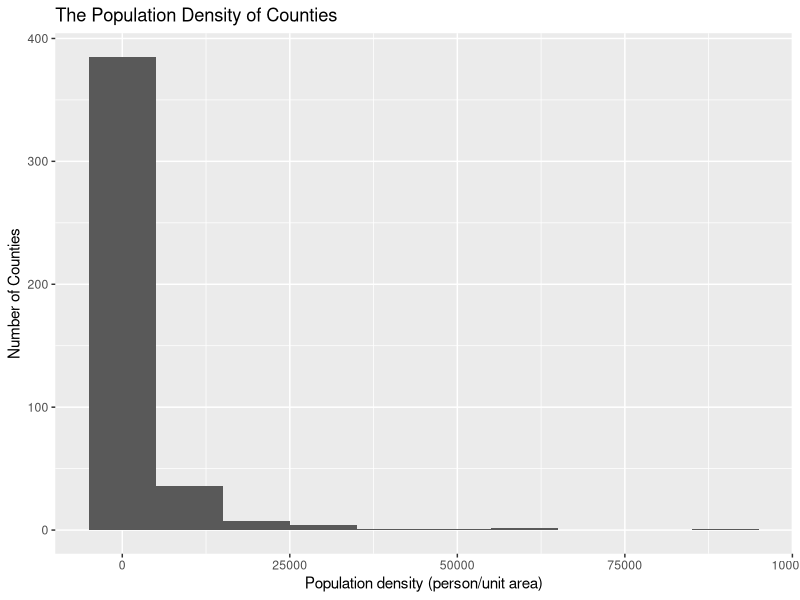
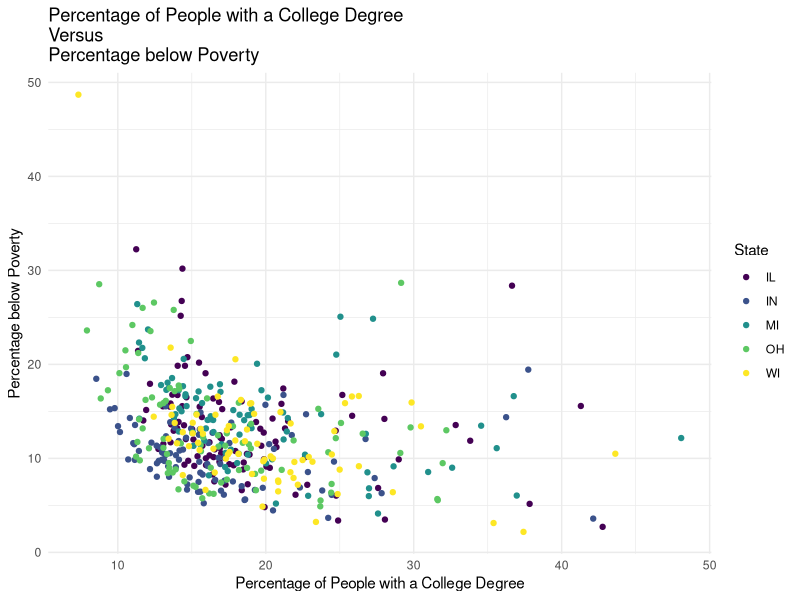
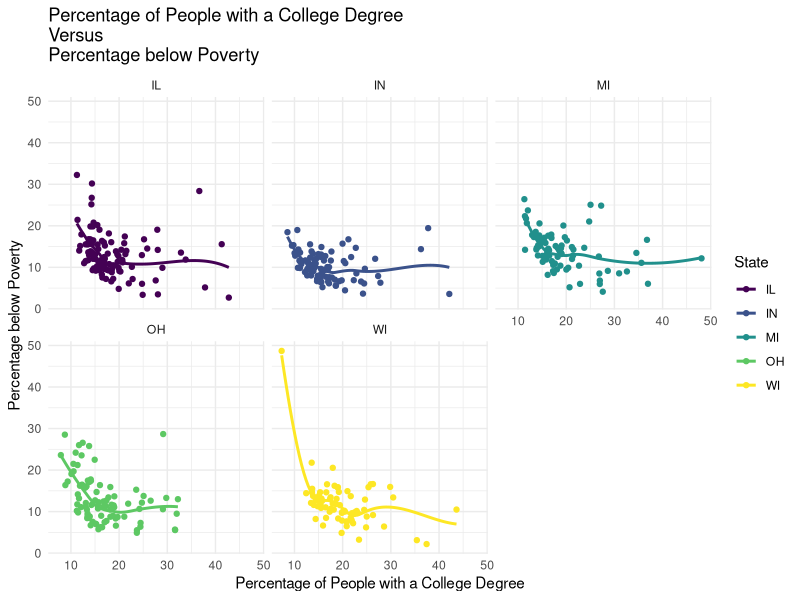
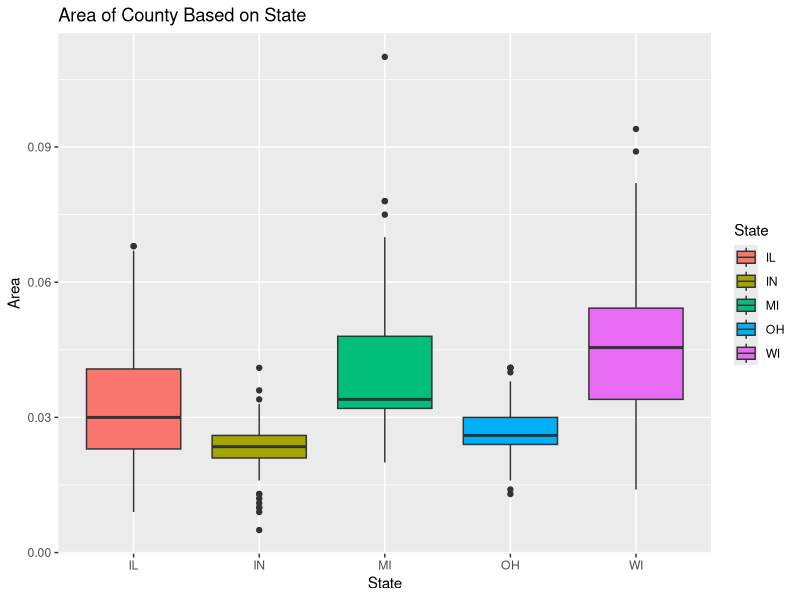
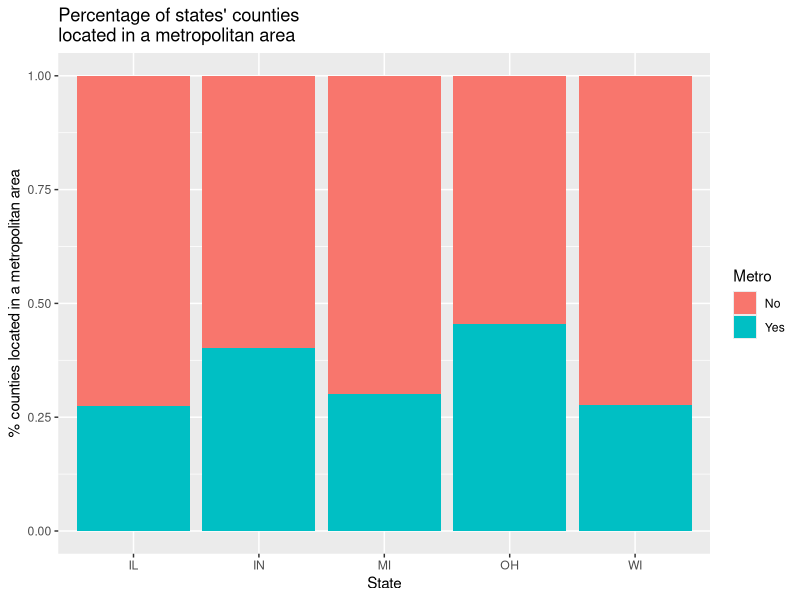
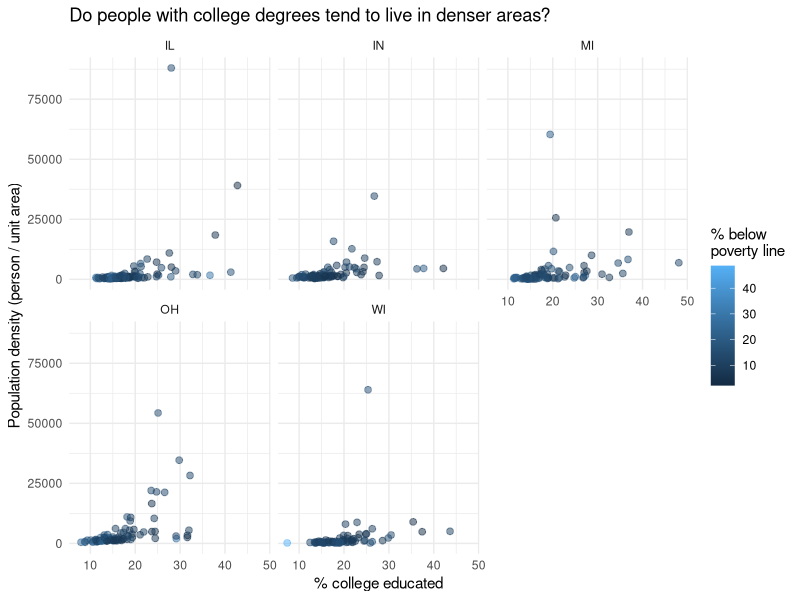

Source code (R) for these figures, in order:
## ---- chunk 1
#| label: load-packages
#| message: false

library(tidyverse)
library(viridis)
## ---- chunk 2
#| label: load-data
data(midwest)
view(midwest)
## ---- chunk 3
#| label: histogram-ex1
#| message: false
ggplot(data = midwest,
       aes(x = popdensity)) +
  geom_histogram(binwidth = 10000) +
  labs(x = "Population density (person/unit area)", 
       y = "Number of Counties", 
       title = "The Population Density of Counties")
## ---- chunk 4
#| label: histogram-ex2 
#| message: false
ggplot(data = midwest,
       aes(x = percollege, y = percbelowpoverty, color = state)) +
  geom_point() +
  labs(x = "Percentage of People with a College Degree", 
       y = "Percentage below Poverty", 
       title = "Percentage of People with a College Degree \nVersus 
Percentage below Poverty",
       color = "State") +
  scale_color_viridis_d(option = "D", end = 1) +
  theme_minimal()
## ---- chunk 5
#| label: smooth-ex4
#| message: false
ggplot(data = midwest,
       aes(x = percollege, y = percbelowpoverty, color = state)) +
  geom_point() +
  geom_smooth(se = FALSE) +
  facet_wrap(~state) +
  labs(x = "Percentage of People with a College Degree", 
       y = "Percentage below Poverty", 
       title = "Percentage of People with a College Degree \nVersus 
Percentage below Poverty",
       color = "State") +
  scale_color_viridis_d(option = "D", end = 1) +
  theme_minimal()
## ---- chunk 6
#| label: boxplot-ex5 
#| message: false

ggplot(data = midwest, 
       mapping = aes(x = state, y = area, group = state, fill = state)) +
  geom_boxplot(show.legend = T) + 
  labs(x = "State", 
       y = "Area", 
       title = "Area of County Based on State",
       fill = 'State')
## ---- chunk 7
#| label: data-ex6
#| message: false

midwest <- midwest |>
  mutate(metro = if_else(inmetro == 1, "Yes", "No"))
## ---- chunk 8
#| label: barchart-ex6
#| message: false

ggplot(data = midwest, 
       mapping = aes(x = state, fill = metro)) +
  geom_bar(position="fill", show.legend = T) + 
  labs(x = "State", 
       y = "% counties located in a metropolitan area", 
       title = "Percentage of states' counties \nlocated in a metropolitan area",
       fill = 'Metro')
## ---- chunk 9
#| label: boxplot-ex7
#| message: false
#| fig-height: 5
#| fig-width: 7


ggplot(data = midwest, 
       mapping = aes(x = percollege, y = popdensity, color = percbelowpoverty)) +
  geom_point(size = 2, alpha = 0.5, show.legend = T) + 
  facet_wrap(~state) + 
  labs(x = "% college educated", 
       y = "Population density (person / unit area)", 
       title = "Do people with college degrees tend to live in denser areas?",
       color = "% below \npoverty line") + 
  theme_minimal()
  
